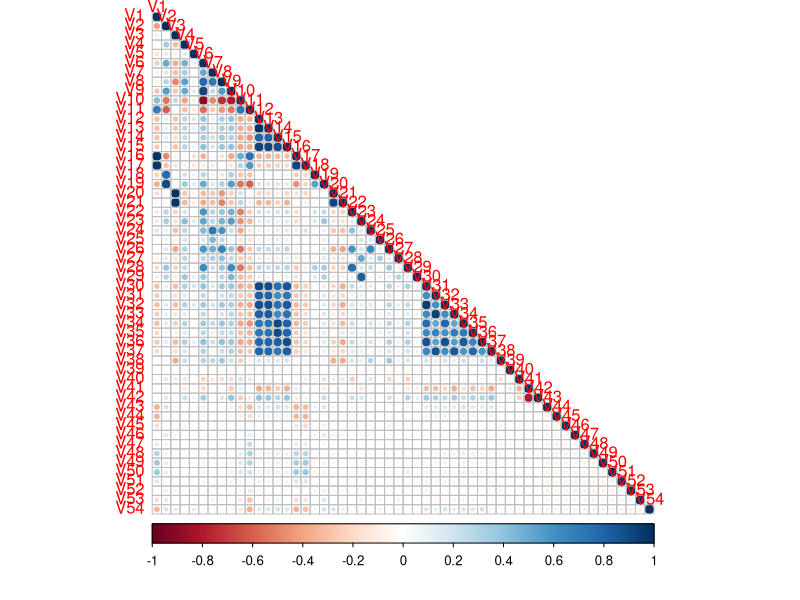

Write the R code that produced this figure. (Note: a time limit stopped this script after it produced the figure.)
## ---- chunk 1
knitr::opts_chunk$set(echo = TRUE)
## ---- chunk 2
setwd(getwd())
library(corrplot)
library(MASS)
d0 = read.csv("meteo.train.csv")
d = d0[,-c(1,2,4,5,6)]
## ---- chunk 3
Mean_Direction = (d[,16]+d[,14]+d[,18])/3
d$Wind_N = 0 + (Mean_Direction>=303 | Mean_Direction<56) 
d$Wind_E = 0 + (Mean_Direction>=56 & Mean_Direction<123)
d$Wind_S = 0 + (Mean_Direction>=123 & Mean_Direction<236)
d$Wind_W = 0 + (Mean_Direction>=236 & Mean_Direction<303)

## ---- chunk 4
d$M1 = d$Month == 1 
d$M2 = d$Month == 2 
d$M3 = d$Month == 3 
d$M4 = d$Month == 4 
d$M5 = d$Month == 5 
d$M6 = d$Month == 6 
d$M7 = d$Month == 7 
d$M8 = d$Month == 8 
d$M9 = d$Month == 9 
d$M10 = d$Month == 10 
d$M11 = d$Month == 11 
d$M12= d$Month == 12 
d = d[-c(1,18,16,14)]
## ---- chunk 5
d1 = d
n = length(d)
Col = names(d)
t=NULL 
## ---- chunk 6

for (i in 1: length(Col)){
  t = c(t, paste("V",i, sep=""))
}

t_names = colnames(d)
colnames(d1) = c(t)
cible = which(t_names=="pluie.demain")
## ---- chunk 7
cat(paste(t, ": ", t_names, sep = ""), sep = "\n")
## ---- chunk 8
n = length(d)
mat_corr = cor(d1)
corrplot(mat_corr, type = "lower", tl.srt = 0)
## ---- chunk 9
Seeds = 144100:144109 # Seeds for shuffling (iteration will be done with S)
Thcorr = seq(0.6,0.8,length.out=5) # Thresholds to remove highly correlated variables (iteration will be done with Tc)
Thprob = seq(0.47,0.53,length.out = 7) # Threshold for prediction (iteration will be done with Tp)
d2 = d1
n = length(d2)
ListError = NULL # Where output errors are stored
ListSeed = NULL # Where associated seed are stored
ListThc = NULL # Where associated correlation thresholds are stored 
ListThp = NULL # Where associated prediction threshold are stored
ListFormula = NULL # Where associated model formula are stored

NbrFolders = 8
d0$Folders = sample(1:NbrFolders,length(d0[,1]), replace = TRUE) # Creation of 10 folders for cross-validations

for (S in Seeds){ #Iterating over seeds used to shuffle the data frame
  for (Tc in Thcorr){ #Iterating over correlation thresholds
     set.seed(seed = S)
      t1 = sample(1:n)[-cible]
      
      d1 = d2
      
      black_list = NULL
      for (i in t1){
        if (!(i %in% black_list)){
          for (j in t1){
            if(!(j %in% black_list) & j!=i){
              if (abs(mat_corr[i,j])>=Tc ) { #Variable highly correlated are black listed
                black_list = c(black_list, j)
              }
            }
          }
        }
      }
      selected_list = NULL
      selected_list_names = NULL
      for (i in 1:n){
        if (!(i%in% black_list)){ #Only columns which are not blacklisted are retained
          selected_list = c(selected_list,i)
          selected_list_names = c(selected_list_names,t_names[i])
        }
      }
      
      d1 = d1[selected_list] #Only selected columns are retained
      g = glm(V38~., data = d1, family = binomial)
      
      taic=stepAIC(g, V38~., data = d1, direction = "both", trace = 0) #Use of stepAIC to choose the best model in terms of AIC criterion
      
      formule = eval(taic$call[[2]]) #Recovering the fomula provided by the stepAIC function
    
      for (Tp in Thprob){ #Iterating over the probability threshold for prediction
      
        erreur_temp = NULL
        for (i in 1:NbrFolders){
          
          dt = d1[d0$Folders!=i,] #Data Frame for training
          dv = d1[d0$Folders == i,] #Data Frame for validation
          
          mt = glm(formule, family = binomial, data = dt)
          prediction = predict(mt, newdata = dv, type = 'response')
          Resultats = length(dv[,1]) - sum((prediction>Tp & dv$V38) | (prediction<Tp & !(dv$V38)))
          
          erreur_temp = c(erreur_temp, Resultats/length(dv[,1]))
      }
      
      ListError = c(ListError, mean(erreur_temp)) # Where output errors are stored
      ListSeed = c(ListSeed, S) # Where associated seed are stored
      ListThc = c(ListThc, Tc) # Where associated correlation thresholds are stored 
      ListThp = c(ListThp, Tp) # Where associated prediction threshold are stored
      ListFormula = c(ListFormula, formule) # Where associated model formula are stored
      
    }
    
    
  }
  
  
  
}

## ---- chunk 10
w = which.min(ListError)
cat(paste("Prediction Threshold is: ", ListThp[w], sep = ""))
cat(paste("Mean error is: ", round(ListError[w],2)))
library(stringr)
test = paste(c(deparse(ListFormula[w])), sep = '')
test = paste(gsub("\\s+", " ", str_trim(test)), collapse = ' ')
test = str_replace(test, "list", "")
test = str_replace(test, "\\(", "")
test = str_replace(test, "\\)", "")
test = str_replace(test, "\\~", "")
test = str_replace(test, "V38", "")
cat("The model retained is: ")
cat(test)

cat("where :")
cat("", end = "\n")


for (i in 1:100){
test = str_replace(test, "\\s+", "")
}
test2 = strsplit(test, "\\+")
ids = NULL
test2 = test2[[1]]
for (k in 1 : length(test2)){
  test3 = str_replace(test2[k], "V","")
  ids = c(ids, strtoi(test3))
}
cat(paste("V",ids, ": ", t_names[ids], sep = ""), sep = "\n")


## ---- chunk 11
      
      formule = ListFormula[w]
      erreur_temp = NULL
      for (i in 1:length(d2$V1)){
        
        dt = d2[-i,] #Data Frame for training
        dv = d2[i,] #Data Frame for validation
        
        mt = glm(formule[[1]], family = binomial, data = dt)
        prediction = predict(mt, newdata = dv, type = 'response')
        Resultats = length(dv[,1]) - sum((prediction>Tp & dv$V38) | (prediction<Tp & !(dv$V38)))
        
        erreur_temp = c(erreur_temp, Resultats/length(dv[,1]))
      }
      
      Error_Final = mean(erreur_temp)
      cat(paste("The error estimate is therefore: ", round(Error_Final,3)))
      mt = glm(formule[[1]], family = binomial, data = d2)

## ---- chunk 12
summary(mt)

## ---- chunk 13
mosaicplot(d0$Month~d2$V38, xlab = "Month", ylab = "Raining tomorrow", main = "Breakdown per month")
## ---- chunk 14
td0 = read.csv("meteo.test.csv")
td = td0[,-c(1,2,4,5,6)]
td$pluie.demain = NA
Mean_Direction = (td[,16]+td[,14]+td[,18])/3
td$Wind_N = 0 + (Mean_Direction>=303 | Mean_Direction<56) 
td$Wind_E = 0 + (Mean_Direction>=56 & Mean_Direction<123)
td$Wind_S = 0 + (Mean_Direction>=123 & Mean_Direction<236)
td$Wind_W = 0 + (Mean_Direction>=236 & Mean_Direction<303)
td$M1 = td$Month == 1 
td$M2 = td$Month == 2 
td$M3 = td$Month == 3 
td$M4 = td$Month == 4 
td$M5 = td$Month == 5 
td$M6 = td$Month == 6 
td$M7 = td$Month == 7 
td$M8 = td$Month == 8 
td$M9 = td$Month == 9 
td$M10 = td$Month == 10 
td$M11 = td$Month == 11 
td$M12= td$Month == 12 
td = td[-c(1,18,16,14)]
colnames(td) = c(t[-38])
prediction = predict(mt, newdata = td, type = 'response')
td0$Pluie.demain = prediction>Tp
write.csv(td0, file="meteo.test.resultat.csv")
td0 = read.csv("meteo.test.resultat.csv")
## ---- chunk 15
mosaicplot(td0$Month~td0$Pluie.demain, xlab = "Month", ylab = "Raining tomorrow", main = "Breakdown per month")
